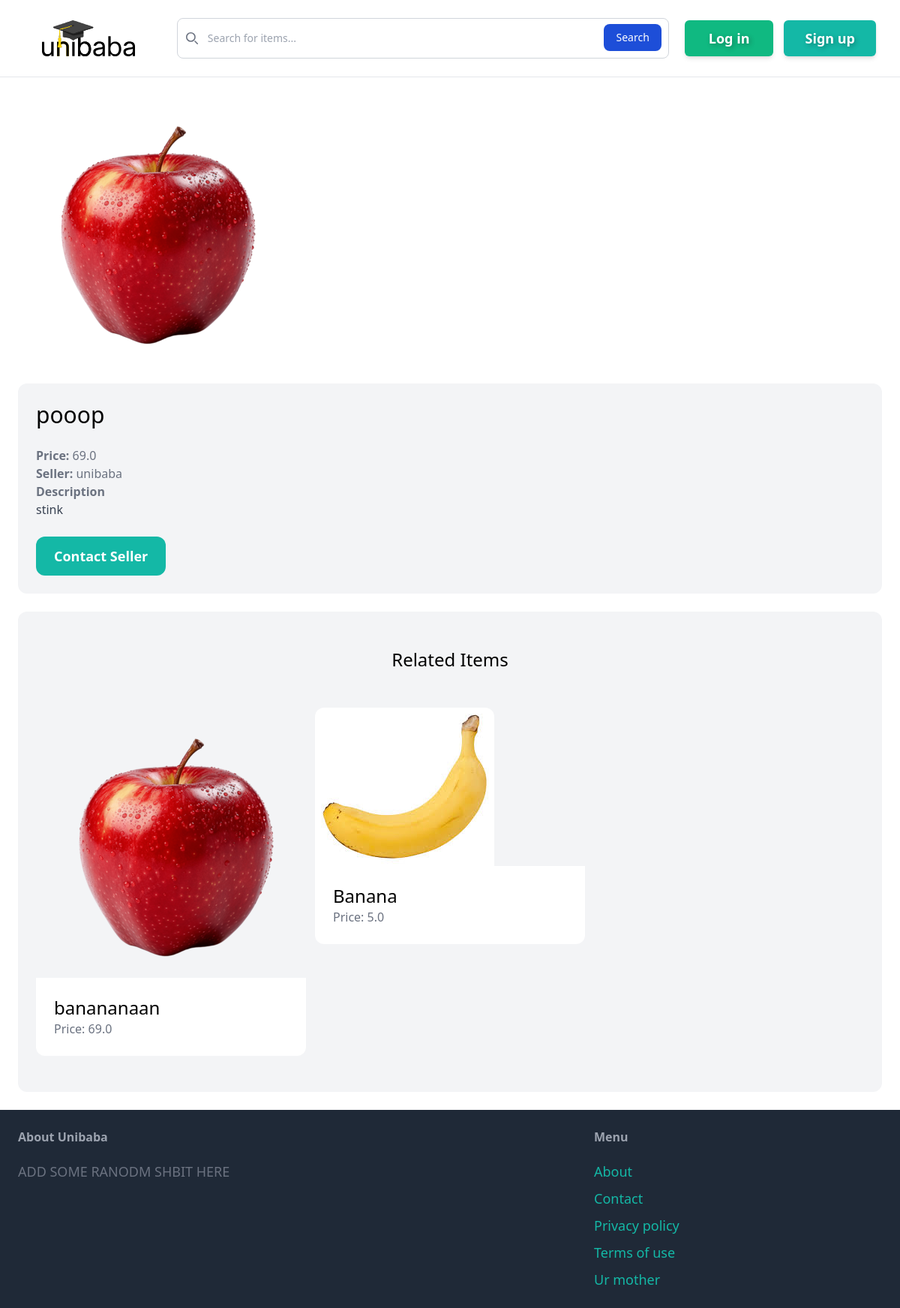
Screenshot of /items/3/ with the database file from the repository.
### item/models.py (models this page shows, shortened)
class Item(models.Model):
    category=models.ForeignKey(Category, related_name='items', on_delete=models.CASCADE)
    name=models.CharField(max_length=255)
    description=models.TextField(blank=False,null=False)
    price=models.FloatField()
    image=models.ImageField(upload_to='item_images',blank=False,null=False)
    is_sold=models.BooleanField(default=False)
    created_by=models.ForeignKey(User, related_name='items', on_delete=models.CASCADE)
    created_at=models.DateTimeField(auto_now_add=True)

### item/views.py (the view)
# urls.py: path('<int:pk>/',views.detail,name='detail'),
def detail(request, pk): #get primary key of item from database
    item = get_object_or_404(Item, pk=pk)
    related_items = Item.objects.filter(category=item.category, is_sold=False).exclude(pk=pk)[0:3] #filters out items in same category and lists 3
    return render(request, 'item/detail.html', {
        'item': item,
        'related_items': related_items,
    })

### item/templates/item/detail.html (shortened to what this page needs)
{% extends 'base/templatepage.html' %}
{% block content %}
<div class="grid grid-cols-5 gap-6">
    <div class="col-span-3">
        <img src="{{ item.image.url }}" class="rounded.txt">
    </div>
    <div class="col-span-6 p-6 bg-gray-100 rounded-xl">
        <h1 class="mb-6 text-3xl"> {{ item.name }}</h1>
        <p class="text-gray-500"><strong>Price: </strong>{{ item.price }}</p>
        <p class="text-gray-500"><strong>Seller: </strong>{{ item.created_by.username }}</p>
        {% if item.description %}
            <p class="text-gray-700">
                <strong class="text-gray-500">Description</strong><br>
                {{ item.description }}
            </p>
        {% endif %}
        {% if request.user == item.created_by %}
        <div class="mt-6 p-6 bg-white rounded-xl">
            <p>This is your item!</p>
            <a href="{% url 'item:edit' item.id %}" class="inline-block mt-6 px-6 py-3 text-lg font-semibold bg-teal-500 text-white rounded-xl">Edit</a>
            <a href="{% url 'item:delete' item.id %}" class="inline-block mt-6 px-6 py-3 text-lg font-semibold bg-red-500 text-white rounded-xl">Delete</a>
        </div>
        {% else %}
            <a href="{% url 'conversation:new' item.id %}" class="inline-block mt-6 px-6 py-3 text-lg font-semibold bg-teal-500 text-white rounded-xl hover:bg-teal-700">Contact Seller</a>
        {% endif %}
    </div>
</div>
<div class="mt-6 px-6 py-12 bg-gray-100 rounded-xl">
    <h2 class="mb-12 text-2xl text-center">Related Items</h2>
    <div class="grid grid-cols-3 gap-3">
        {% for item in related_items %}
            <div>
                <a href="{% url 'item:detail' item.id %}">
                    <div>
                        <img src="{{ item.image.url }}" class="rounded-t-xl">
                    </div>
                    <div class="p-6 bg-white rounded-b-xl">
                        <h2 class="text-2xl">{{ item.name }}</h2>
                        <p class="text-gray-500">Price: {{ item.price }}</p>
                    </div>
                </a>
            </div>
        {% endfor %}
    </div>
</div>
{% endblock %}

### rows the page displays
Item: image (picture), name "pooop", price "69.0", created_by.username "unibaba", description "stink"
Item: image (picture), name "banananaan", price "69.0"
Item: image (picture), name "Banana", price "5.0"
